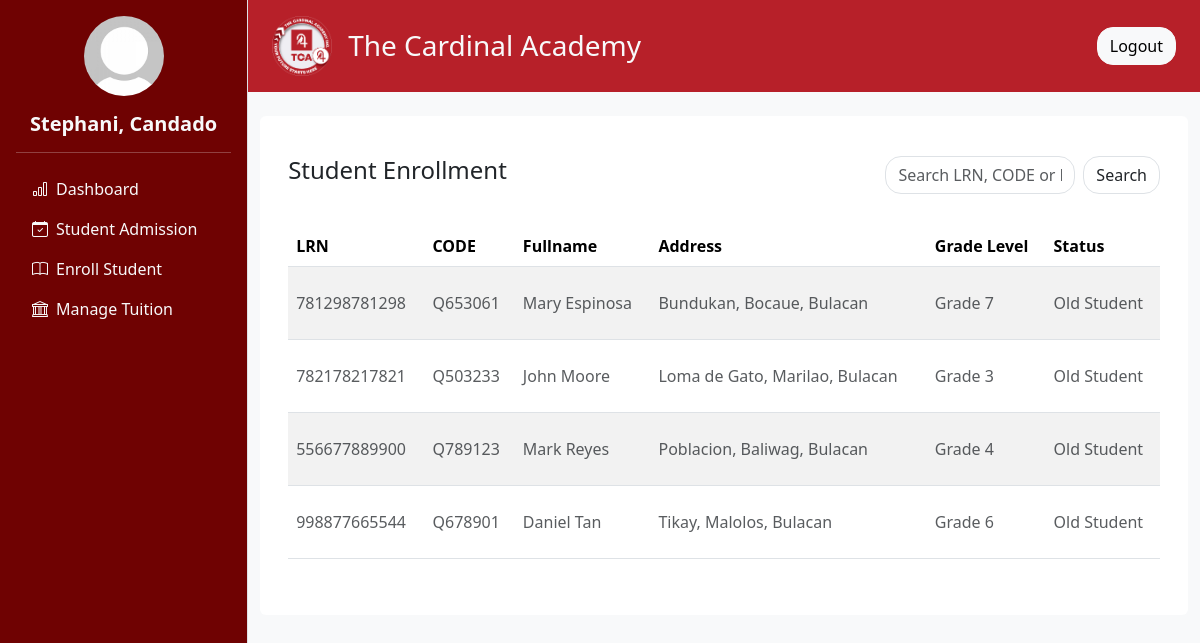
The page /admin/enrollment.php (signed in) on the database as committed earlier.
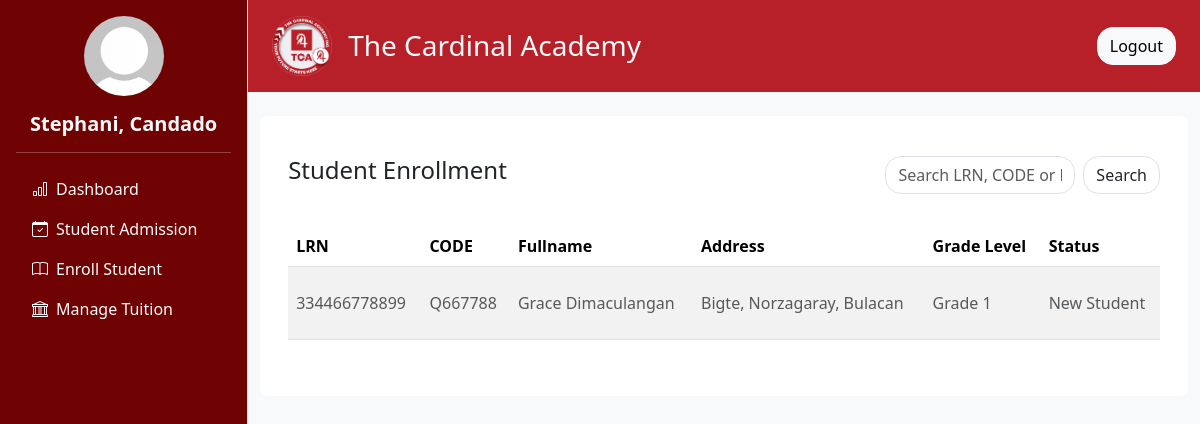
The same page on the database as committed later.
### tables this page shows
CREATE TABLE `admission_form` (
  `id` int(11) NOT NULL,
  `lrn` varchar(20) NOT NULL,
  `firstname` varchar(50) NOT NULL,
  `middlename` varchar(50) DEFAULT NULL,
  `lastname` varchar(50) NOT NULL,
  `status` varchar(255) NOT NULL,
  `gender` enum('male','female') NOT NULL,
  `grade_level` varchar(20) NOT NULL,
  `profile_picture` varchar(255) DEFAULT NULL,
  `birthday` date NOT NULL,
  `religion` varchar(50) DEFAULT NULL,
  `place_of_birth` varchar(100) DEFAULT NULL,
  `age` int(11) DEFAULT NULL,
  `residential_address` varchar(255) DEFAULT NULL,
  `region` varchar(100) DEFAULT NULL,
  `province` varchar(100) DEFAULT NULL,
  `municipal` varchar(100) DEFAULT NULL,
  `barangay` varchar(100) DEFAULT NULL,
  `father_name` varchar(100) DEFAULT NULL,
  `father_occupation` varchar(100) DEFAULT NULL,
  `father_contact` varchar(20) DEFAULT NULL,
  `mother_name` varchar(100) DEFAULT NULL,
  `mother_occupation` varchar(100) DEFAULT NULL,
  `mother_contact` varchar(20) DEFAULT NULL,
  `guardian_name` varchar(100) DEFAULT NULL,
  `guardian_occupation` varchar(100) DEFAULT NULL,
  `guardian_contact` varchar(20) DEFAULT NULL,
  `admission_status` varchar(255) DEFAULT 'for_verification',
  `que_code` varchar(50) DEFAULT NULL,
  `email` varchar(255) DEFAULT NULL,
  `facebook` varchar(255) DEFAULT NULL,
  `admission_date` timestamp NOT NULL DEFAULT current_timestamp() ON UPDATE current_timestamp()
);

### admin/user_info.php (called while the page is built, shortened)
<?php
include '../db_connection.php';
function getUserInfo() {
    global $conn;
    $user_id = $_SESSION['user_id'];
    $sql = "SELECT first_name, last_name, profile FROM users WHERE user_id = ?";
    $stmt = $conn->prepare($sql);
    $stmt->bind_param("i", $user_id);
    $stmt->execute();
    $result = $stmt->get_result();
    $user = $result->fetch_assoc();
    $full_name = htmlspecialchars($user['first_name'] . ', ' . $user['last_name']);
    $profile_image = !empty($user['profile'])
        ? '../static/uploads/' . htmlspecialchars($user['profile'])
        : '../static/uploads/default_profile.jpg';
    return [
        'full_name' => $full_name,
        'profile_image' => $profile_image
    ];
}
?>

### admin/enrollment.php (the view, shortened to what this page needs)
<?php  include '../db_connection.php'; ?>
<?php
$limit = 10;
$page = isset($_GET['page']) && is_numeric($_GET['page']) ? (int) $_GET['page'] : 1;
$search = isset($_GET['search']) ? trim($_GET['search']) : '';
$offset = ($page - 1) * $limit;
$query = "SELECT
            id,
            que_code,
            lrn,
            CONCAT(firstname, ' ', lastname) AS fullname,
            CONCAT(barangay, ', ', municipal, ', ', province) AS address,
            grade_level,
            status
          FROM admission_form
          WHERE admission_status = 'approved' AND (
              lrn LIKE '%$search%'
              OR que_code LIKE '%$search%'
              OR CONCAT(firstname, ' ', lastname) LIKE '%$search%'
          )
          LIMIT $limit OFFSET $offset";
$result = mysqli_query($conn, $query);
?>
<!DOCTYPE html>
<html lang="en">
<head>
  <?php include 'header.php' ?>
</head>
<body>
<div class="d-flex flex-row bg-light">
  <?php include 'navigation.php' ?>
  <div class="content flex-grow-1">
    <?php include 'nav_top.php' ?>
    <div class="container my-4">
      <div class="row g-4">
        <div class="col-12">
          <div class="rounded p-3 bg-white">
            <div class="container my-4">
              <div class="row mb-3">
                <div class="col-12 col-md-8">
                  <h4>Student Enrollment</h4>
                </div>
                <div class="col-12 col-md-4">
                  <form method="GET" action="">
                    <div class="input-group">
                      <input class="form-control rounded rounded-4" type="text" name="search" value="<?= htmlspecialchars($search) ?>" placeholder="Search LRN, CODE or Fullname">
                      <button class="btn border ms-2 rounded rounded-4" type="submit">Search</button>
                    </div>
                  </form>
                </div>
                <div class="col-12 pt-3">
                </div>
              </div>
              <div class="table-responsive">
                <table class="table table-striped table-hover" style="cursor: pointer">
                  <thead>
                    <tr>
                      <th scope="col">LRN</th>
                      <th scope="col">CODE</th>
                      <th scope="col">Fullname</th>
                      <th scope="col">Address</th>
                      <th scope="col">Grade Level</th>
                      <th scope="col">Status</th>
                    </tr>
                  </thead>
                  <tbody>
                    <?php if (mysqli_num_rows($result) > 0): ?>
                      <?php while ($row = mysqli_fetch_assoc($result)): ?>
                        <tr class="clickable-row" data-id="<?= $row['id'] ?>">
                          <td><p class="text-muted pt-3 pb-3 mb-0"><?= htmlspecialchars($row['lrn']) ?></p></td>
                          <td><p class="text-muted pt-3 pb-3 mb-0"><?= htmlspecialchars($row['que_code'] ?? '-') ?></p></td>
                          <td><p class="text-muted pt-3 pb-3 mb-0"><?= htmlspecialchars($row['fullname']) ?></p></td>
                          <td><p class="text-muted pt-3 pb-3 mb-0"><?= htmlspecialchars($row['address']) ?></p></td>
                          <td><p class="text-muted pt-3 pb-3 mb-0"><?= htmlspecialchars($row['grade_level']) ?></p></td>
                          <td><p class="text-muted pt-3 pb-3 mb-0"><?= htmlspecialchars($row['status']) ?></p></td>
                        </tr>
                      <?php endwhile; ?>
                    <?php else: ?>
                      <tr>
                        <td colspan="6"><p class="text-muted text-center pt-3 pb-3 mb-0">No data available</p></td>
                      </tr>
                    <?php endif; ?>
                  </tbody>
                </table>
              </div>
            </div>
          </div>
        </div>
      </div>
    </div>
  </div>
</div>
</body>
</html>

Rows that differ between the two databases and show on the page:
no longer on this page (row edited): admission_form: lrn "781298781298", que_code "Q653061", fullname "Mary Espinosa", address "Bundukan, Bocaue, Bulacan", grade_level "Grade 7", status "Old Student"
no longer on this page (row edited): admission_form: lrn "782178217821", que_code "Q503233", fullname "John Moore", address "Loma de Gato, Marilao, Bulacan", grade_level "Grade 3", status "Old Student"
no longer on this page (row edited): admission_form: lrn "556677889900", que_code "Q789123", fullname "Mark Reyes", address "Poblacion, Baliwag, Bulacan", grade_level "Grade 4", status "Old Student"
no longer on this page (row edited): admission_form: lrn "998877665544", que_code "Q678901", fullname "Daniel Tan", address "Tikay, Malolos, Bulacan", grade_level "Grade 6", status "Old Student"
now on this page (row edited): admission_form: lrn "334466778899", que_code "Q667788", fullname "Grace Dimaculangan", address "Bigte, Norzagaray, Bulacan", grade_level "Grade 1", status "New Student"
